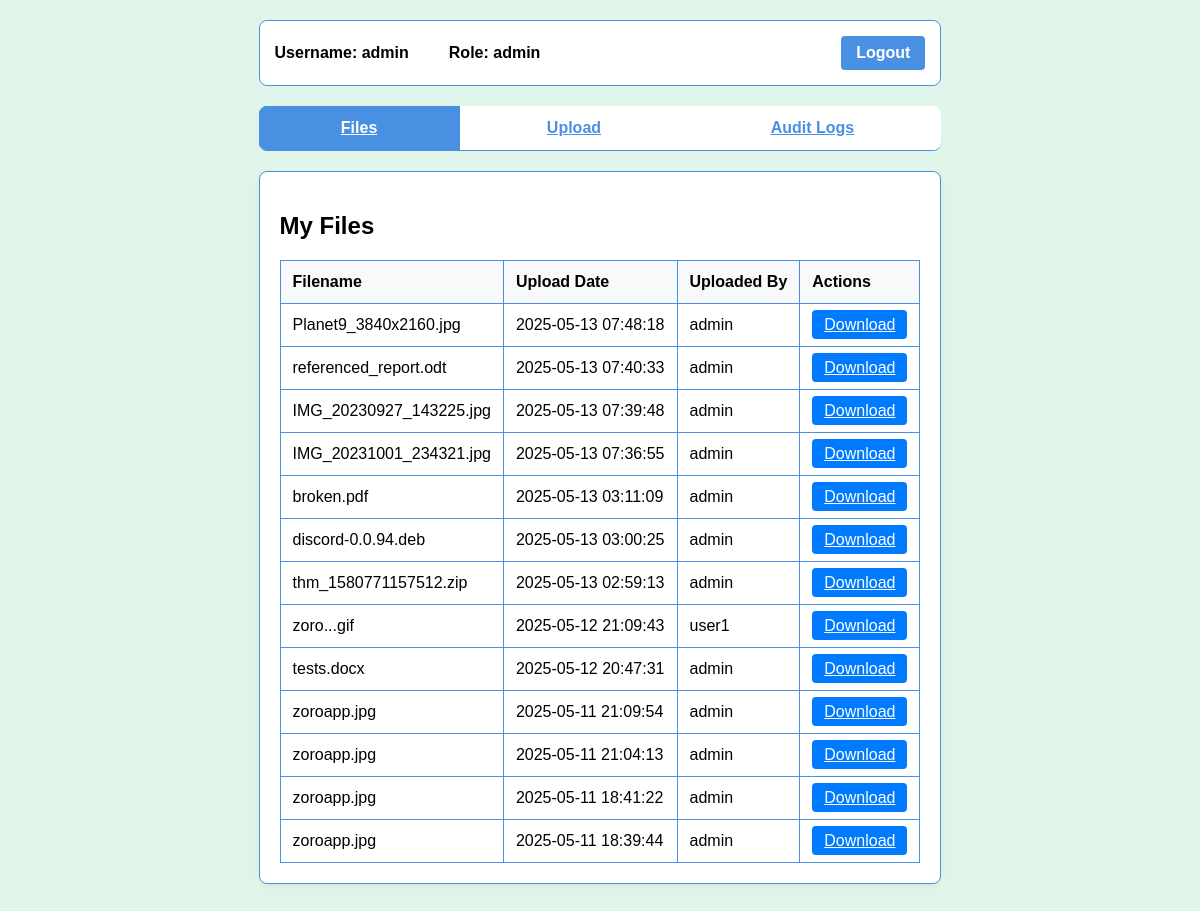
/files (signed in), run on the app's committed database.
### tables this page shows
CREATE TABLE files (
                id INTEGER PRIMARY KEY AUTOINCREMENT,
                filename TEXT NOT NULL,
                ipfs_hash TEXT NOT NULL,
                uploaded_by TEXT NOT NULL,
                upload_date TIMESTAMP DEFAULT CURRENT_TIMESTAMP,
                encrypted_key TEXT NOT NULL
            );

### zoro.py (the view)
@app.route('/files')
@login_required
def files():
    conn = get_db()
    c = conn.cursor()
    if session['role'] == 'admin':
        c.execute("SELECT * FROM files ORDER BY upload_date DESC")
    else:
        c.execute("SELECT * FROM files WHERE uploaded_by = ? ORDER BY upload_date DESC",
                  (session['username'],))
    files = c.fetchall()
    return render_template('dashboard.html', active_tab='files', files=files)

### zoro.py (called while the page is built)
def get_db():
    db = getattr(g, '_database', None)
    if db is None:
        db = g._database = sqlite3.connect(DATABASE_PATH)
        db.row_factory = sqlite3.Row
    return db

@app.teardown_appcontext
def close_connection(exception):
    db = getattr(g, '_database', None)
    if db is not None:
        db.close()

def login_required(f):
    @wraps(f)
    def decorated_function(*args, **kwargs):
        if 'username' not in session:
            flash('Please log in to access this page', 'danger')
            return redirect(url_for('login'))
        return f(*args, **kwargs)
    return decorated_function

### templates/dashboard.html (shortened to what this page needs)
<!DOCTYPE html>
<html lang="en">
<head>
    <link rel="stylesheet" href="{{ url_for('static', filename='style.css') }}">
</head>
<body>
    <div class="container">
        <div class="header">
            <div class="user-info">
                <span>Username: {{ session['username'] }}</span>
                <span>Role: {{ session['role'] }}</span>
            </div>
            <a href="{{ url_for('logout') }}" class="logout-btn">Logout</a>
        </div>
        <div class="tabs">
            <a href="{{ url_for('files') }}" class="tab {% if active_tab == 'files' %}active{% endif %}">Files</a>
            <a href="{{ url_for('upload') }}" class="tab {% if active_tab == 'upload' %}active{% endif %}">Upload</a>
            {% if session['role'] == 'admin' %}
                <a href="{{ url_for('audit') }}" class="tab {% if active_tab == 'audit' %}active{% endif %}">Audit Logs</a>
            {% endif %}
        </div>
        <div class="content-box">
            {% if active_tab == 'files' %}
                <h2>My Files</h2>
                {% if files and files|length > 0 %}
                    <table class="files-table">
                        <thead>
                            <tr>
                                <th>Filename</th>
                                <th>Upload Date</th>
                                <th>Uploaded By</th>
                                <th>Actions</th>
                            </tr>
                        </thead>
                        <tbody>
                            {% for file in files %}
                                <tr>
                                    <td>{{ file['filename'] }}</td>
                                    <td>{{ file['upload_date'] }}</td>
                                    <td>{{ file['uploaded_by'] }}</td>
                                    <td>
                                        <a href="{{ url_for('download', file_id=file['id']) }}" class="download-btn">Download</a>
                                    </td>
                                </tr>
                            {% endfor %}
                        </tbody>
                    </table>
                {% else %}
                    <p>No files found. Use the Upload tab to add files.</p>
                {% endif %}
            {% endif %}
        </div>
    </div>
</body>
</html>

### static/style.css (style rules this page uses)
body { background-color: #E0F5E9; min-height: 100vh; display: flex; flex-direction: column; font-family: Arial, sans-serif; margin: 0; padding: 0; }
.container { max-width: 1200px; margin: 0 auto; padding: 20px; flex: 1; }
.content-box { background: white; border: 1px solid #4a90e2; border-radius: 8px; padding: 20px; margin-bottom: 20px; box-shadow: 0 2px 4px rgba(74, 144, 226, 0.1); }
.nav-tabs, .tabs { border-bottom: 1px solid #4a90e2; display: flex; margin-bottom: 20px; background-color: white; border-radius: 8px; overflow: hidden; }
.nav-tabs .nav-link, .tab { color: #4a90e2; border: 1px solid transparent; margin-right: 5px; padding: 12px 20px; cursor: pointer; background-color: white; flex-grow: 1; text-align: center; font-weight: bold; transition: background-color 0.3s; }
.nav-tabs .nav-link.active, .tab.active { color: white; background-color: #4a90e2; border-color: #4a90e2; }
.files-table { width: 100%; border-collapse: collapse; margin-top: 20px; }
.files-table th, .files-table td { border: 1px solid #4a90e2; padding: 12px; text-align: left; }
.files-table th { background-color: #f8f9fa; }
.header { display: flex; justify-content: space-between; align-items: center; padding: 15px; background: white; border: 1px solid #4a90e2; border-radius: 8px; margin-bottom: 20px; }
.user-info { display: flex; gap: 20px; align-items: center; }
.user-info span { margin-right: 20px; font-weight: bold; }
.logout-btn { background-color: #4a90e2; color: white; border: none; padding: 8px 15px; border-radius: 4px; cursor: pointer; text-decoration: none; font-weight: bold; }
.download-btn { background-color: #007bff; color: white; border: none; padding: 6px 12px; border-radius: 4px; cursor: pointer; }

### data on the page
files: filename "Planet9_3840x2160.jpg", upload_date "2025-05-13 07:48:18", uploaded_by "admin"
files: filename "referenced_report.odt", upload_date "2025-05-13 07:40:33", uploaded_by "admin"
files: filename "IMG_20230927_143225.jpg", upload_date "2025-05-13 07:39:48", uploaded_by "admin"
files: filename "IMG_20231001_234321.jpg", upload_date "2025-05-13 07:36:55", uploaded_by "admin"
files: filename "broken.pdf", upload_date "2025-05-13 03:11:09", uploaded_by "admin"
files: filename "discord-0.0.94.deb", upload_date "2025-05-13 03:00:25", uploaded_by "admin"
files: filename "thm_1580771157512.zip", upload_date "2025-05-13 02:59:13", uploaded_by "admin"
files: filename "zoro...gif", upload_date "2025-05-12 21:09:43", uploaded_by "user1"
files: filename "tests.docx", upload_date "2025-05-12 20:47:31", uploaded_by "admin"
files: filename "zoroapp.jpg", upload_date "2025-05-11 21:09:54", uploaded_by "admin"
files: filename "zoroapp.jpg", upload_date "2025-05-11 21:04:13", uploaded_by "admin"
files: filename "zoroapp.jpg", upload_date "2025-05-11 18:41:22", uploaded_by "admin"
files: filename "zoroapp.jpg", upload_date "2025-05-11 18:39:44", uploaded_by "admin"

### other printed values
{{ session['username'] }} "admin"
{{ session['role'] }} "admin"
